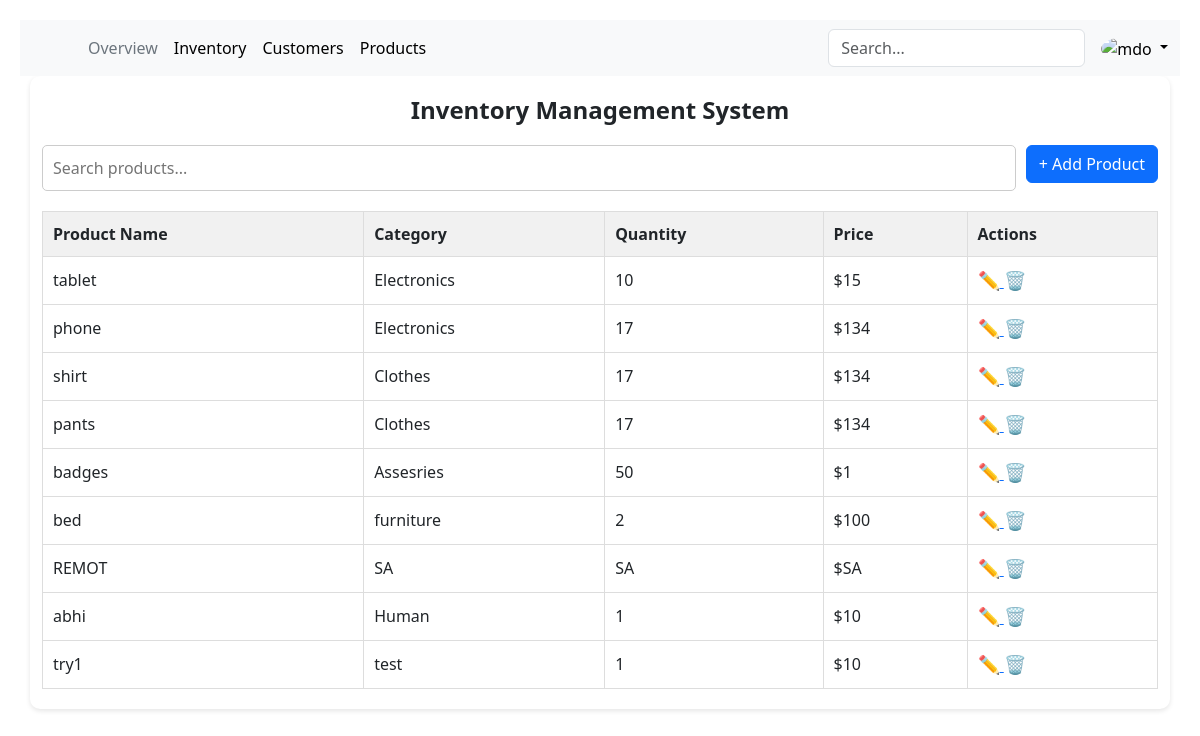
Page /home on the earlier database version.
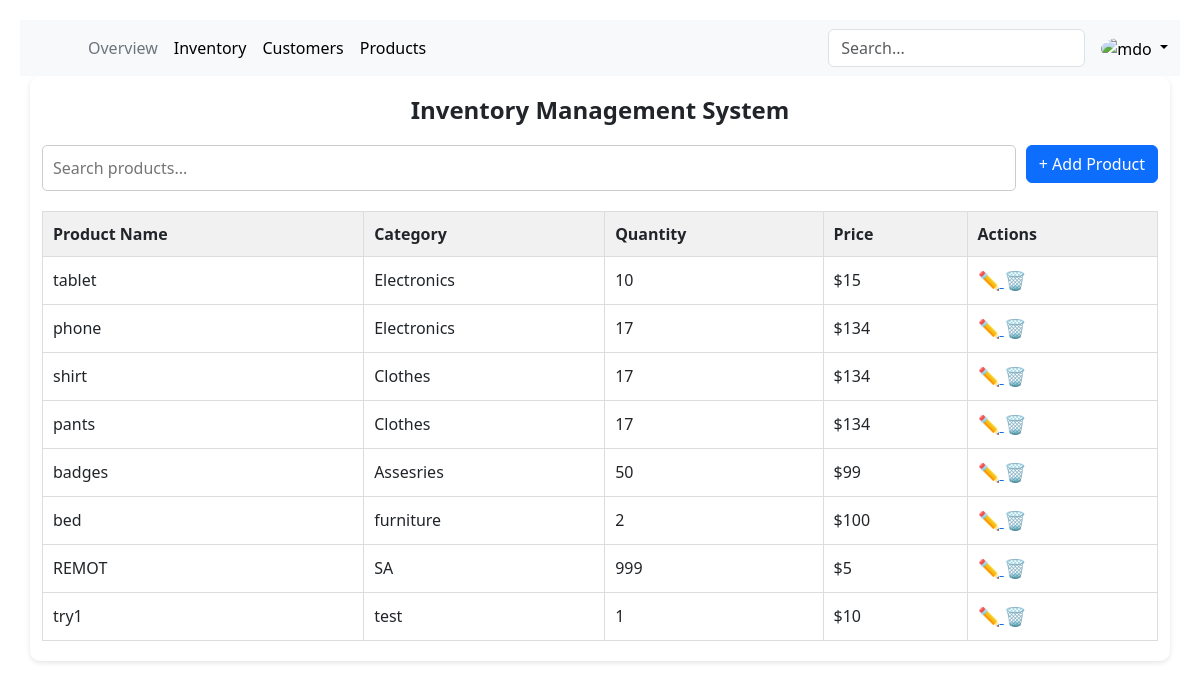
Same page on the later database version.
### main.py (models this page shows)
class Items(db.Model):
    __tablename__ = "Items"
    id: Mapped[int] = mapped_column(Integer, primary_key=True)
    title: Mapped[str] = mapped_column(String(250), unique=True, nullable=False)
    subtitle: Mapped[str] = mapped_column(String(250), nullable=False)
    quantity: Mapped[int] = mapped_column(Integer, nullable=False)
    price: Mapped[int] = mapped_column(Integer, nullable=False)
    company_id: Mapped[int] = mapped_column(Integer, db.ForeignKey("company.id"))
    company = relationship("Company", back_populates="items")

### main.py (the view)
@app.route("/home",methods=['POST','GET'])
def home():
    result = db.session.execute(db.select(Items))
    posts = result.scalars().all()
    return render_template("home.html", items_list=posts)

### templates/home.html (shortened to what this page needs)
<!DOCTYPE html>
<html lang="en">
<head>
  <link rel="stylesheet" href="../static/home_styles.css">
  <link href="https://cdn.jsdelivr.net/npm/bootstrap@5.3.3/dist/css/bootstrap.min.css" rel="stylesheet">
        <nav class="navbar navbar-expand-lg navbar-light bg-light">
            <div class="container-fluid">
                <a href="/" class="d-flex align-items-center mb-2 mb-lg-0 link-body-emphasis text-decoration-none">
                    <svg class="bi me-2" width="40" height="32" role="img" aria-label="Bootstrap"><use xlink:href="#bootstrap"></use></svg>
                </a>
                <ul class="nav me-auto mb-2 mb-lg-0">
                    <li><a href="#" class="nav-link px-2 link-secondary">Overview</a></li>
                    <li><a href="#" class="nav-link px-2 link-body-emphasis">Inventory</a></li>
                    <li><a href="#" class="nav-link px-2 link-body-emphasis">Customers</a></li>
                    <li><a href="#" class="nav-link px-2 link-body-emphasis">Products</a></li>
                </ul>
                <form class="d-flex mb-3 mb-lg-0 me-lg-3" role="search">
                    <input type="search" class="form-control" placeholder="Search..." aria-label="Search">
                </form>
                <div class="dropdown text-end">
                    <a href="#" class="d-block link-body-emphasis text-decoration-none dropdown-toggle" data-bs-toggle="dropdown" aria-expanded="false">
                        <img src="https://github.com/mdo.png" alt="mdo" width="32" height="32" class="rounded-circle">
                    </a>
                </div>
            </div>
        </nav>
</head>
<body>
  <div class="container">
    <h1 class="title">Inventory Management System</h1>
    <div class="search-add-bar">
      <div class="search-box">
        <input type="text" id="search" placeholder="Search products..." />
      </div>
      <a href="{{ url_for('item_adder') }}">
  <button id="addProductBtn" class="btn btn-primary">
      <span class="icon">+</span> Add Product
  </button>
    </a>
    </div>
    <div class="table-container">
      <table class="product-table">
        <thead>
          <tr>
            <th>Product Name</th>
            <th>Category</th>
            <th>Quantity</th>
            <th>Price</th>
            <th>Actions</th>
          </tr>
        </thead>
        <tbody>
        {% for item in items_list %}
          <tr>
            <td>{{ item.title }}</td>
            <td>{{ item.subtitle }}</td>
            <td>{{ item.quantity }}</td>
            <td>${{ item.price }}</td>
            <td>
                <a href="{{ url_for('edit_item', item_id=item.id) }}">
                <button class="btn-icon btn-edit">✏️</button>
                </a>
                <a href="{{ url_for('delete_item', item_id=item.id) }}">
                <button class="btn-icon btn-delete">🗑️</button>
                </a>
            </td>
          </tr>
        {% endfor %}
        </tbody>
      </table>
    </div>
  </div>
</body>
</html>

### static/home_styles.css (style rules this page uses)
body, h1, h2, input, button, table { margin: 0; padding: 0; box-sizing: border-box; }
body { font-family: Arial, sans-serif; background-color: #f9f9f9; color: #333; padding: 20px; }
.container { max-width: 800px; margin: 0 auto; background: #fff; padding: 20px; border-radius: 10px; box-shadow: 0 2px 5px rgba(0, 0, 0, 0.1); }
.title { text-align: center; margin-bottom: 20px; font-size: 24px; font-weight: bold; }
.search-add-bar { display: flex; gap: 10px; margin-bottom: 20px; }
.search-box { flex: 1; }
.search-box input { width: 100%; padding: 10px; border: 1px solid #ccc; border-radius: 5px; }
.btn { padding: 10px 15px; border: none; border-radius: 5px; cursor: pointer; }
.btn-primary { background-color: #007bff; color: #fff; }
.table-container { overflow-x: auto; }
.product-table { width: 100%; border-collapse: collapse; }
.product-table th, .product-table td { padding: 10px; border: 1px solid #ddd; text-align: left; }
.product-table th { background-color: #f1f1f1; }
.btn-icon { background: none; border: none; cursor: pointer; font-size: 18px; }
.btn-edit { color: #007bff; }
.btn-delete { color: #dc3545; }

Differences in the rows shown:
removed Items: title "abhi", subtitle "Human", quantity "1", price "10"
changed Items "badges": price "1" → "99"
changed Items "REMOT": quantity "SA" → "999"; price "SA" → "5"
